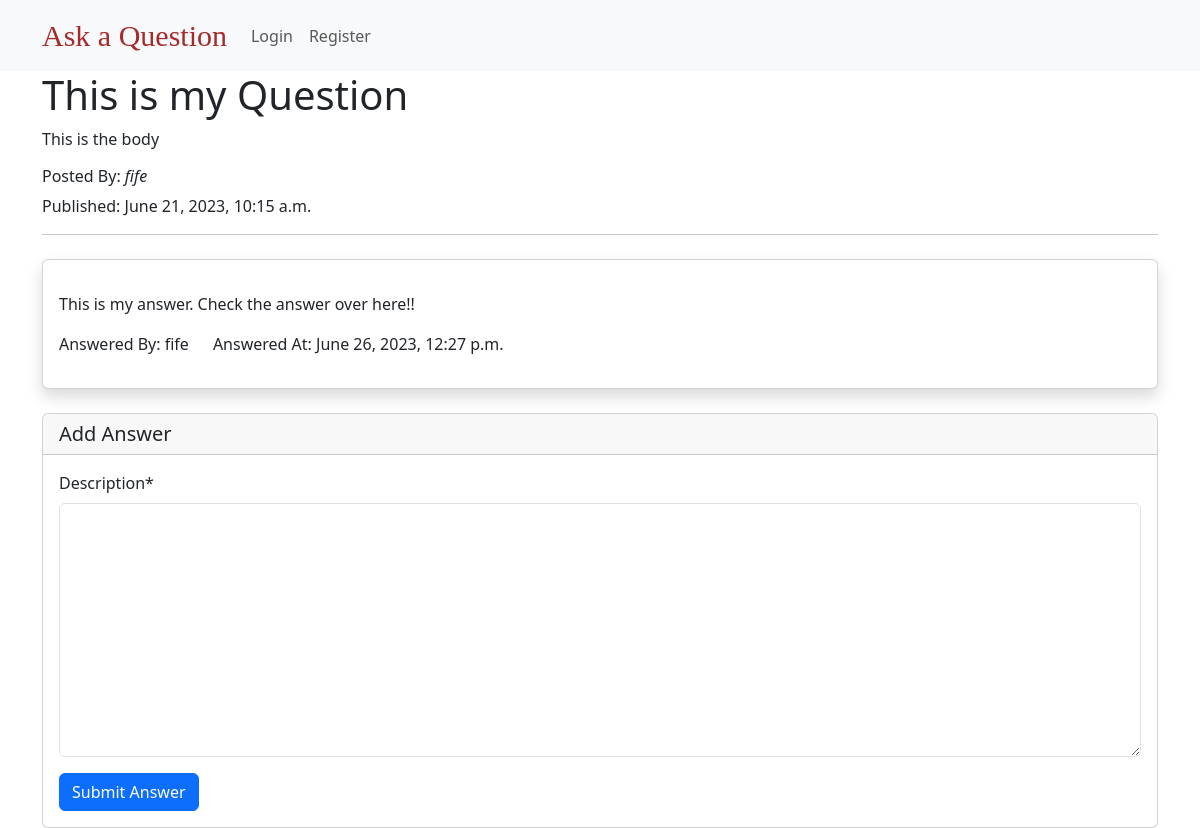
/question/this-is-my-question/, run on an earlier commit of the app's database.
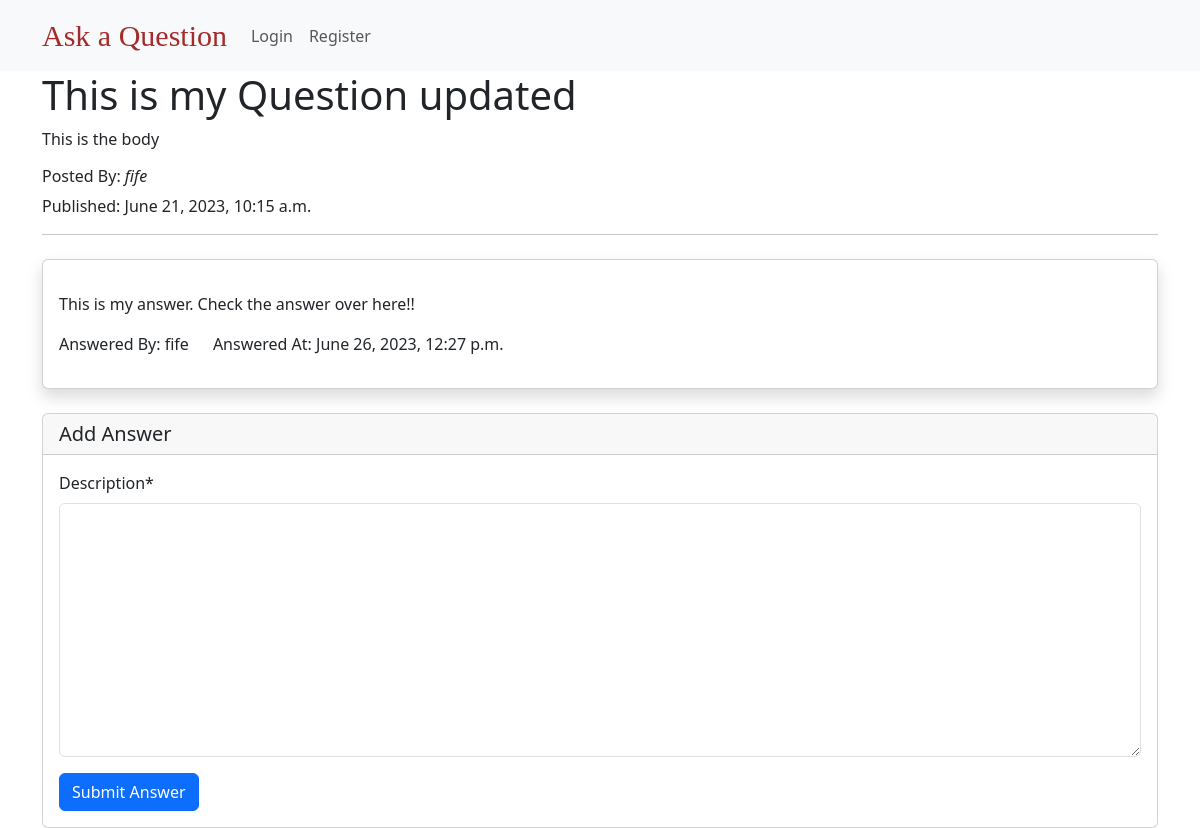
And on a later commit of the database.
### questions/models.py (models this page shows, shortened)
class Question(models.Model):
    created_at = models.DateTimeField(auto_now_add=True)
    title = models.CharField(max_length=250)
    body = models.TextField()
    slug = models.SlugField(max_length=250, unique=True)
    author = models.ForeignKey(settings.AUTH_USER_MODEL,
                               on_delete=models.CASCADE, related_name="questions")

### users/models.py (models this page shows)
class CustomUser(AbstractUser):
    pass

### questions/views.py (the view)
# urls.py: path('question/<slug:slug>/', question_details, name='qdetails'),
def question_details(request, slug):
    question = get_object_or_404(Question, slug=slug)
    answer_list = Answer.objects.filter(question=question)
    if request.method == "POST":
        form = AnswerForm(request.POST)
        if form.is_valid():
            answer = form.save(commit=False)
            answer.question = question
            answer.author = request.user
            answer = form.save()
            return redirect('qdetails', slug=question.slug)
    else:
        form = AnswerForm()
    return render(request, 'QDetails.html', {'question': question, 'answer_list': answer_list, 'form': form})

### questions/forms.py
class AnswerForm(forms.ModelForm):
    class Meta:
        model = Answer
        fields = ['description']

### templates/QDetails.html (shortened to what this page needs)
{% extends 'base.html' %}
{% load crispy_forms_tags%}
{% block body %}
    <div class="container">
        <h1>{{ question.title }}</h1>
        <p>{{ question.body }}</p>
        <h6>Posted By: <i>{{ question.author }} </i></h6>
        <p>Published: {{ question.created_at  }}</p>
        <hr>
    </div>
    <div class="container">
        {% for answers in answer_list %}
            <div class="card mt-4 py-3 shadow">
                <div class="card-body">
                    <p class="card-text">{{answers.description}}</p>
                    <div class="row">
                        <div class="col col-md-auto">
                            Answered By: {{ answers.author.username }}
                        </div>
                        <div class="col col-md-auto">
                            Answered At: {{ answers.created_at}}
                        </div>
                    </div>
                </div>
            </div>
        {% endfor %}
    </div>
    <div class="container">
        <div class="card mt-4">
            <form method="post" novalidate>
                <h5 class="card-header">Add Answer</h5>
                <div class="card-body">
                    {{ form|crispy }}
                    <input type="submit" value="Submit Answer" class="btn btn-primary">
                </div>
            </form>
        </div>
    </div>
{% endblock  %}

What changed in the data, as far as the page shows it:
changed Question "This is the body": title "This is my Question" → "This is my Question updated"
